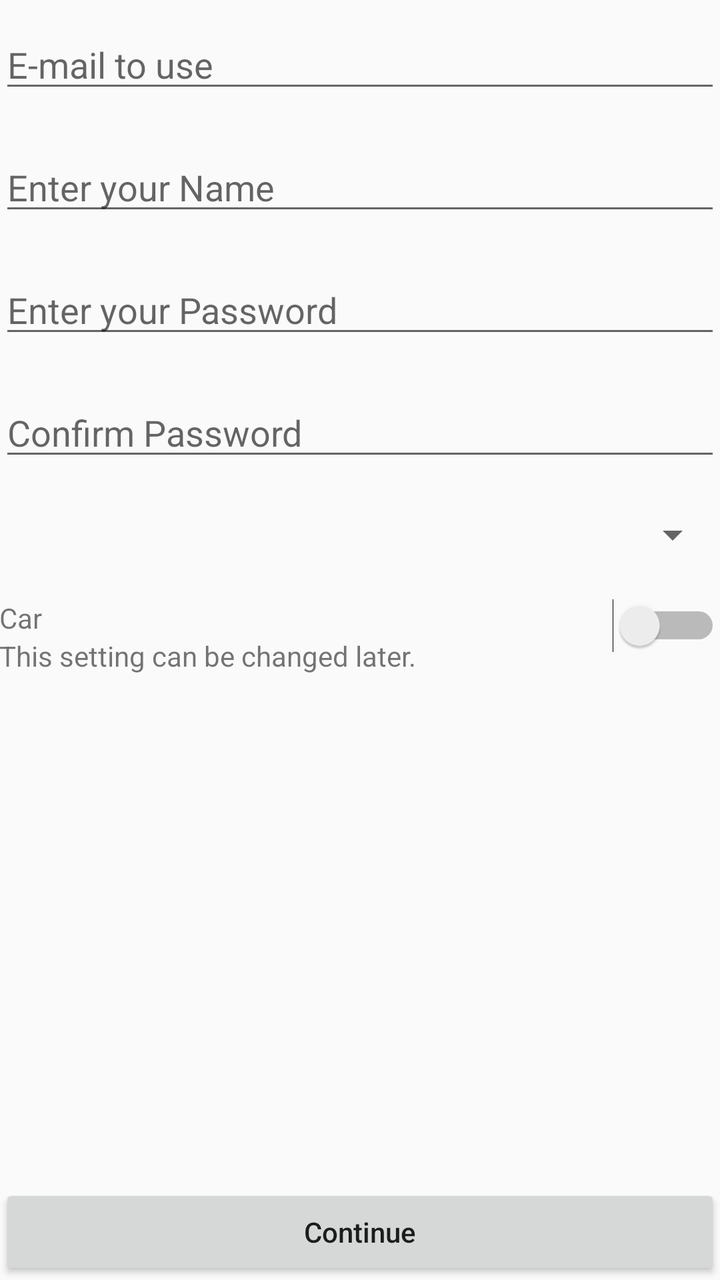
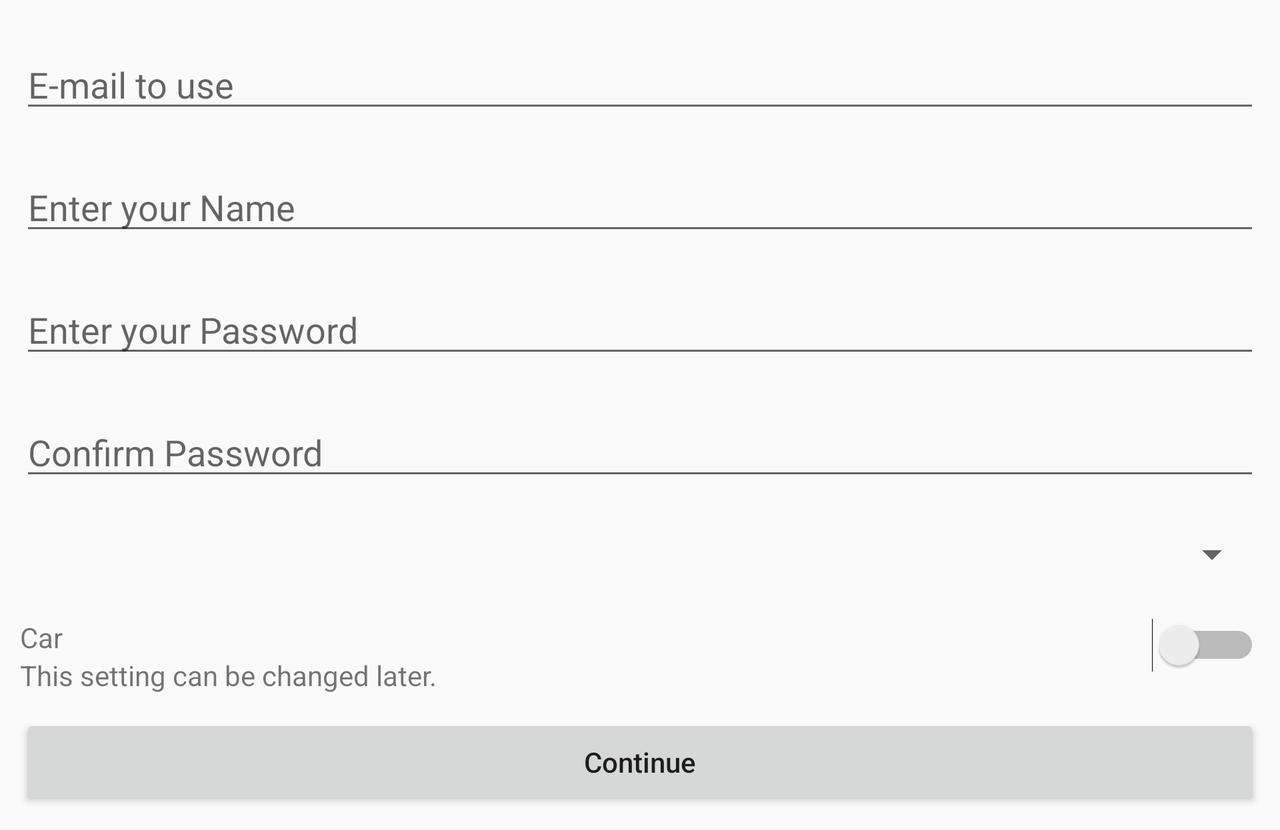

First picture: res/layout/ on a phone held upright. Second picture: the repository's own variant of that layout, on a device whose configuration matches the variant's folder. Source for both follows.
<!-- AndroidManifest.xml: application theme AppTheme -->
<!-- res/layout/activity_sign_in.xml -->
<?xml version="1.0" encoding="utf-8"?>
<LinearLayout
    xmlns:android="http://schemas.android.com/apk/res/android"
    xmlns:tools="http://schemas.android.com/tools"
    android:layout_width="match_parent"
    android:layout_height="match_parent"
    tools:context=".ActivitySignIn"
    android:orientation="vertical"
    android:padding="@dimen/layout_sign_in_padding"
    android:gravity="center">

    <LinearLayout
        android:layout_width="match_parent"
        android:layout_height="match_parent"
        android:orientation="vertical">

        <EditText
            android:id="@+id/activity_sign_in_email"
            android:layout_width="match_parent"
            android:layout_height="wrap_content"
            android:hint="@string/sign_in_email"
            android:inputType="textEmailAddress"
            android:layout_marginVertical="@dimen/layout_padding"/>

        <EditText
            android:id="@+id/activity_sign_in_name"
            android:layout_width="match_parent"
            android:layout_height="wrap_content"
            android:hint="@string/sign_in_name"
            android:layout_marginVertical="@dimen/layout_padding"/>

        <EditText
            android:id="@+id/activity_sign_in_password"
            android:layout_width="match_parent"
            android:layout_height="wrap_content"
            android:hint="@string/sign_in_password"
            android:layout_marginVertical="@dimen/layout_padding"
            android:inputType="textPassword"/>

        <EditText
            android:id="@+id/activity_sign_in_confirm_password"
            android:layout_width="match_parent"
            android:layout_height="wrap_content"
            android:hint="@string/sign_in_confirm_pass"
            android:layout_marginVertical="@dimen/layout_padding"
            android:inputType="textPassword"/>

        <Spinner
            android:id="@+id/activity_sign_in_spinner"
            android:layout_width="match_parent"
            android:layout_height="wrap_content"
            android:layout_marginVertical="@dimen/layout_padding" />

        <LinearLayout
            android:layout_width="match_parent"
            android:layout_height="0dp"
            android:orientation="horizontal"
            android:layout_weight="1"
            android:layout_marginVertical="@dimen/layout_padding">


            <LinearLayout
                android:layout_width="0dp"
                android:layout_height="wrap_content"
                android:orientation="vertical"
                android:layout_weight="1">

                <TextView
                    android:layout_width="wrap_content"
                    android:layout_height="wrap_content"
                    android:text="Car"/>

                <TextView
                    android:layout_width="wrap_content"
                    android:layout_height="wrap_content"
                    android:text="@string/car_setting_explanation"/>

            </LinearLayout>

            <Switch
                android:id="@+id/activity_sign_in_car_switch"
                android:layout_width="wrap_content"
                android:layout_height="wrap_content"/>

        </LinearLayout>

        <EditText
            android:id="@+id/activity_sign_in_car_model"
            android:layout_width="match_parent"
            android:layout_height="wrap_content"
            android:layout_weight="1"
            android:layout_marginVertical="@dimen/layout_padding"
            android:hint="Car Model"
            android:visibility="gone"/>

        <Button
            android:id="@+id/activity_sign_in_continue"
            android:text="@string/continue_button"
            android:layout_width="match_parent"
            android:layout_height="wrap_content"
            android:textAllCaps="false"/>

    </LinearLayout>

</LinearLayout>
<!-- resources referenced by this layout -->
<resources>
  <dimen name="layout_padding">10dp</dimen>
  <string name="car_setting_explanation">This setting can be changed later.</string>
  <string name="continue_button">Continue</string>
  <string name="sign_in_confirm_pass">Confirm Password</string>
  <string name="sign_in_email">E-mail to use</string>
  <string name="sign_in_name">Enter your Name</string>
  <string name="sign_in_password">Enter your Password</string>
  <style name="AppTheme" parent="Theme.AppCompat.Light.DarkActionBar">
          
          <item name="colorPrimary">@color/colorPrimary</item>
          <item name="colorPrimaryDark">@color/colorPrimaryDark</item>
          <item name="colorAccent">@color/colorAccent</item>
      </style>
  <color name="colorPrimary">#308abe</color>
  <color name="colorPrimaryDark">#1D3461</color>
  <color name="colorAccent">#FB3640</color>
</resources>
<!-- res/layout-land/activity_sign_in.xml (the repository's variant of the layout above) -->
<!-- drawn on the phone turned sideways -->
<?xml version="1.0" encoding="utf-8"?>
<ScrollView
    xmlns:android="http://schemas.android.com/apk/res/android"
    xmlns:tools="http://schemas.android.com/tools"
    android:layout_width="match_parent"
    android:layout_height="match_parent"
    tools:context=".ActivitySignIn"
    android:orientation="vertical"
    android:padding="@dimen/layout_padding"
    android:gravity="center">

    <LinearLayout
        android:layout_width="match_parent"
        android:layout_height="match_parent"
        android:orientation="vertical">

        <EditText
            android:id="@+id/activity_sign_in_email"
            android:layout_width="match_parent"
            android:layout_height="wrap_content"
            android:hint="@string/sign_in_email"
            android:inputType="textEmailAddress"
            android:layout_marginVertical="@dimen/layout_padding"/>

        <EditText
            android:id="@+id/activity_sign_in_name"
            android:layout_width="match_parent"
            android:layout_height="wrap_content"
            android:hint="@string/sign_in_name"
            android:layout_marginVertical="@dimen/layout_padding"
            android:inputType="text"/>

        <EditText
            android:id="@+id/activity_sign_in_password"
            android:layout_width="match_parent"
            android:layout_height="wrap_content"
            android:hint="@string/sign_in_password"
            android:layout_marginVertical="@dimen/layout_padding"
            android:inputType="textPassword"/>

        <EditText
            android:id="@+id/activity_sign_in_confirm_password"
            android:layout_width="match_parent"
            android:layout_height="wrap_content"
            android:hint="@string/sign_in_confirm_pass"
            android:layout_marginVertical="@dimen/layout_padding"
            android:inputType="textPassword"/>

        <Spinner
            android:id="@+id/activity_sign_in_spinner"
            android:layout_width="match_parent"
            android:layout_height="wrap_content"
            android:layout_marginVertical="@dimen/layout_padding"/>

        <LinearLayout
            android:layout_width="match_parent"
            android:layout_height="0dp"
            android:orientation="horizontal"
            android:layout_weight="1"
            android:layout_marginVertical="@dimen/layout_padding">


            <LinearLayout
                android:layout_width="0dp"
                android:layout_height="wrap_content"
                android:orientation="vertical"
                android:layout_weight="1">

                <TextView
                    android:layout_width="wrap_content"
                    android:layout_height="wrap_content"
                    android:text="Car"/>

                <TextView
                    android:layout_width="wrap_content"
                    android:layout_height="wrap_content"
                    android:text="@string/car_setting_explanation"/>

            </LinearLayout>

            <Switch
                android:id="@+id/activity_sign_in_car_switch"
                android:layout_width="wrap_content"
                android:layout_height="wrap_content"/>

        </LinearLayout>

        <EditText
            android:id="@+id/activity_sign_in_car_model"
            android:layout_width="match_parent"
            android:layout_height="wrap_content"
            android:layout_marginVertical="@dimen/layout_padding"
            android:hint="Car Model"
            android:visibility="gone"/>

        <Button
            android:id="@+id/activity_sign_in_continue"
            android:text="@string/continue_button"
            android:layout_width="match_parent"
            android:layout_height="wrap_content"
            android:textAllCaps="false"/>

    </LinearLayout>

</ScrollView>
